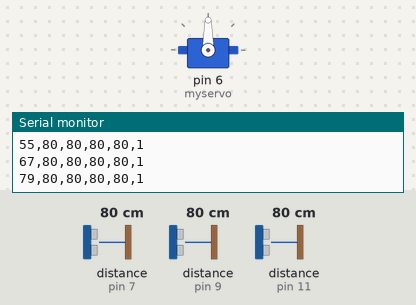
Recording of a sketch running on a simulated Arduino Uno, built with avr-gcc and run on an emulated ATmega328P. Parts: servo, the last lines printed to the serial monitor. Inputs (shaded band) come from the test bench; at power-on: distance to the obstacle (sensors on pin 7, pin 9, pin 11) 80 cm. The echo pulse lasts 58.3 µs per cm.

Above: at 1.2 s.
1.3 s: distance to the obstacle (sensor on pin 7) set to 2 cm
At 2.26 s:
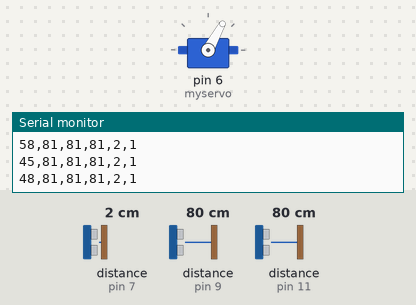
4.3 s: distance to the obstacle (sensor on pin 9) set to 2 cm
At 6.47 s:
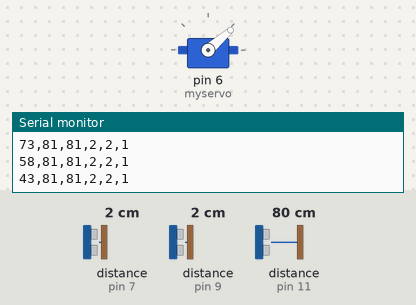
7.3 s: distance to the obstacle (sensor on pin 11) set to 2 cm
10.3 s: distance to the obstacle (sensor on pin 7) set to 9 cm
13.3 s: distance to the obstacle (sensor on pin 9) set to 18 cm
16.3 s: distance to the obstacle (sensor on pin 7) set to 60 cm
Timing chart, 0 to 20.3 s (numbered marks = the images above; inputs shaded):
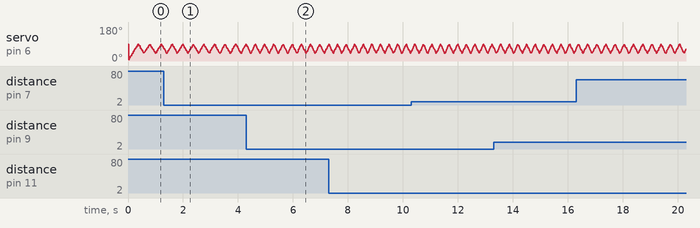

The sketch:

Triple-Sonar-Servo-OOP.ino
```cpp
#include <Arduino.h>
#include "Sonar.h"
#include <Servo.h>

SonarModule sonarModule;
Servo myservo;

int it = 1;
float localDeclinationAngle = 0.0;
float compassAngle;
int logNumber = 1;
int sonarFrontMemory[90];
int sonarLeftMemory[90];
int sonarRightMemory[90];
int startAngleMemory[4];
int cumulativeAngleMemory[30];
int pos = 0;

unsigned long previousMillisServo = 0;
const long intervalServo = 3; // interval for servo movement
unsigned long previousMillisSonar = 0;
const long intervalSonar = 50; // interval for sonar reading
bool increasing = true;

void setup() {
  Serial.begin(9600);
  while (!Serial);

  myservo.attach(6);
  Serial.println("Servo Setup complete");
}

void loop() {
  unsigned long currentMillis = millis();

  // Servo Control
  if (currentMillis - previousMillisServo >= intervalServo) {
    previousMillisServo = currentMillis;

    if (increasing) {
      pos++;
      if (pos >= 90) {
        increasing = false;
      }
    } else {
      pos--;
      if (pos <= 40) {
        increasing = true;
      }
    }
    myservo.write(pos);
  }

  // Sonar Reading
  if (currentMillis - previousMillisSonar >= intervalSonar) {
    previousMillisSonar = currentMillis;
    PrintSerial(pos);
  }
}

int PrintSerial(int i){
  int sonarFront = sonarModule.kalmanFilter(0);
  int sonarLeft = sonarModule.kalmanFilter(1);
  int sonarRight = sonarModule.kalmanFilter(2);

  Serial.print(i);
  Serial.print(",");
  Serial.print(sonarFront);
  Serial.print(",");
  Serial.print(sonarFront);
  Serial.print(",");
  Serial.print(sonarLeft);
  Serial.print(",");
  Serial.print(sonarRight);
  Serial.print(",");
  Serial.println("1");
}
```

Sonar.cpp
```cpp
#include "Sonar.h"

SonarModule::SonarModule() :
  sonar{
    NewPing(TRIGGER_PIN_1, ECHO_PIN_1, MAX_DISTANCE),
    NewPing(TRIGGER_PIN_2, ECHO_PIN_2, MAX_DISTANCE),
    NewPing(TRIGGER_PIN_3, ECHO_PIN_3, MAX_DISTANCE)
  }
{
  // Initialize Kalman filter parameters
  R = 1;
  Q = 0.5;
  for (int i = 0; i < SONAR_NUM; i++) {
    Pt_prev[i] = 1;
  }
}

int SonarModule::ping(int index) {
  return sonar[index].ping_cm();
}

int SonarModule::kalmanFilter(int i){
  // Kalman filter
  float SensorData = ping(i);
  Xt_update[i] = Xt_prev[i];
  Pt_update[i] = Pt_prev[i] + Q;
  Kt[i] = Pt_update[i] / (Pt_update[i] + R);
  Xt[i] = Xt_update[i] + (Kt[i] * (SensorData - Xt_update[i]));
  Pt[i] = (1 - Kt[i]) * Pt_update[i];

  Xt_prev[i] = Xt[i];
  Pt_prev[i] = Pt[i];

  return (int)Xt[i];
}
```

Sonar.h
```cpp
#ifndef SONAR_H
#define SONAR_H

#include <NewPing.h>

#define TRIGGER_PIN_1  12  // Sonar 1
#define ECHO_PIN_1     11
#define TRIGGER_PIN_2  10  // Sonar 2
#define ECHO_PIN_2     9
#define TRIGGER_PIN_3   8  // Sonar 3
#define ECHO_PIN_3     7
#define SONAR_NUM 3
#define MAX_DISTANCE 200

class SonarModule {
public:
  SonarModule();
  int ping(int index);
  int kalmanFilter(int index);

private:
  NewPing sonar[SONAR_NUM];
  float Xt[SONAR_NUM], Xt_update[SONAR_NUM], Xt_prev[SONAR_NUM];
  float Pt[SONAR_NUM], Pt_update[SONAR_NUM], Pt_prev[SONAR_NUM];
  float Kt[SONAR_NUM], R, Q;
};

#endif
```
